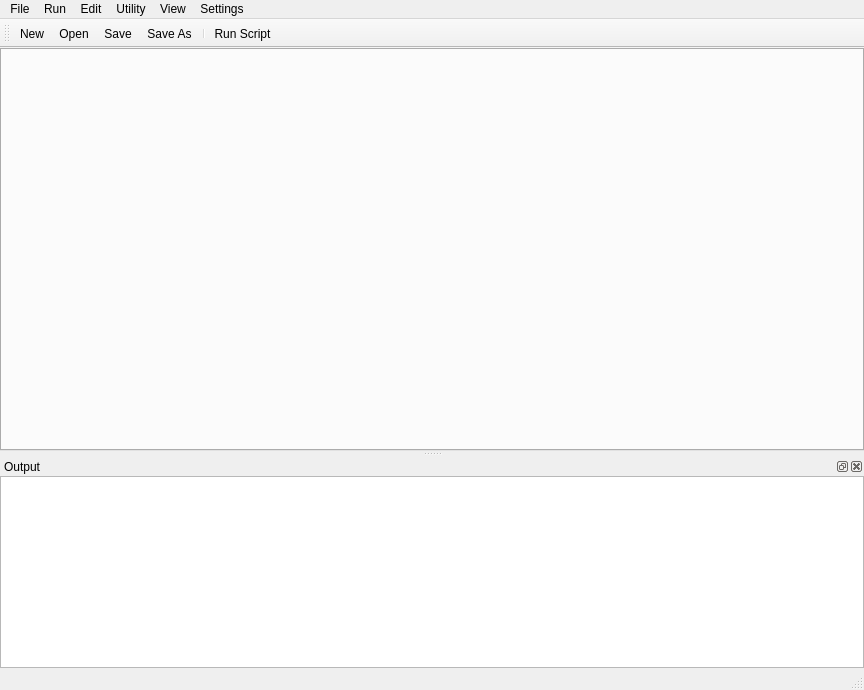
<?xml version="1.0" encoding="UTF-8"?>
<ui version="4.0">
 <class>MainWindow</class>
 <widget class="QMainWindow" name="MainWindow">
  <property name="geometry">
   <rect>
    <x>0</x>
    <y>0</y>
    <width>864</width>
    <height>690</height>
   </rect>
  </property>
  <property name="acceptDrops">
   <bool>true</bool>
  </property>
  <property name="windowTitle">
   <string>X4 Customizer</string>
  </property>
  <widget class="QWidget" name="centralwidget">
   <layout class="QGridLayout" name="gridLayout_3">
    <property name="leftMargin">
     <number>0</number>
    </property>
    <property name="topMargin">
     <number>0</number>
    </property>
    <property name="rightMargin">
     <number>0</number>
    </property>
    <property name="bottomMargin">
     <number>0</number>
    </property>
    <item row="0" column="0">
     <widget class="QTabWidget" name="widget_tab_container">
      <property name="sizePolicy">
       <sizepolicy hsizetype="Expanding" vsizetype="Expanding">
        <horstretch>0</horstretch>
        <verstretch>0</verstretch>
       </sizepolicy>
      </property>
      <property name="autoFillBackground">
       <bool>true</bool>
      </property>
      <property name="tabShape">
       <enum>QTabWidget::Rounded</enum>
      </property>
      <property name="currentIndex">
       <number>-1</number>
      </property>
     </widget>
    </item>
   </layout>
  </widget>
  <widget class="QMenuBar" name="menubar">
   <property name="geometry">
    <rect>
     <x>0</x>
     <y>0</y>
     <width>864</width>
     <height>21</height>
    </rect>
   </property>
   <widget class="QMenu" name="menuFile">
    <property name="title">
     <string>File</string>
    </property>
    <addaction name="action_New"/>
    <addaction name="action_Open"/>
    <addaction name="separator"/>
    <addaction name="action_Save"/>
    <addaction name="action_Save_As"/>
    <addaction name="separator"/>
    <addaction name="action_Quit"/>
   </widget>
   <widget class="QMenu" name="menuRun">
    <property name="title">
     <string>Run</string>
    </property>
    <addaction name="action_Run_Script"/>
   </widget>
   <widget class="QMenu" name="menuSettings">
    <property name="title">
     <string>Settings</string>
    </property>
    <widget class="QMenu" name="menuStyle">
     <property name="title">
      <string>Style</string>
     </property>
    </widget>
    <addaction name="action_Change_Font"/>
    <addaction name="menuStyle"/>
   </widget>
   <widget class="QMenu" name="menuView">
    <property name="title">
     <string>View</string>
    </property>
    <addaction name="action_View_Settings"/>
    <addaction name="action_View_Script"/>
    <addaction name="action_View_Output"/>
   </widget>
   <widget class="QMenu" name="menuEdit">
    <property name="title">
     <string>Edit</string>
    </property>
   </widget>
   <widget class="QMenu" name="menuUtilities">
    <property name="title">
     <string>Utility</string>
    </property>
    <addaction name="action_Extensions"/>
    <addaction name="action_VFS"/>
   </widget>
   <addaction name="menuFile"/>
   <addaction name="menuRun"/>
   <addaction name="menuEdit"/>
   <addaction name="menuUtilities"/>
   <addaction name="menuView"/>
   <addaction name="menuSettings"/>
  </widget>
  <widget class="QStatusBar" name="statusbar"/>
  <widget class="QToolBar" name="toolBar">
   <property name="windowTitle">
    <string>toolBar</string>
   </property>
   <attribute name="toolBarArea">
    <enum>TopToolBarArea</enum>
   </attribute>
   <attribute name="toolBarBreak">
    <bool>false</bool>
   </attribute>
   <addaction name="action_New"/>
   <addaction name="action_Open"/>
   <addaction name="action_Save"/>
   <addaction name="action_Save_As"/>
   <addaction name="separator"/>
   <addaction name="action_Run_Script"/>
  </widget>
  <widget class="QDockWidget" name="widget_output_dock">
   <property name="enabled">
    <bool>true</bool>
   </property>
   <property name="windowTitle">
    <string>Output</string>
   </property>
   <attribute name="dockWidgetArea">
    <number>8</number>
   </attribute>
   <widget class="QWidget" name="dockWidgetContents">
    <layout class="QHBoxLayout" name="horizontalLayout">
     <property name="leftMargin">
      <number>0</number>
     </property>
     <property name="topMargin">
      <number>0</number>
     </property>
     <property name="rightMargin">
      <number>0</number>
     </property>
     <property name="bottomMargin">
      <number>0</number>
     </property>
     <item>
      <widget class="QPlainTextEdit" name="widget_output">
       <property name="sizePolicy">
        <sizepolicy hsizetype="Expanding" vsizetype="Expanding">
         <horstretch>0</horstretch>
         <verstretch>0</verstretch>
        </sizepolicy>
       </property>
       <property name="maximumSize">
        <size>
         <width>16777215</width>
         <height>16777215</height>
        </size>
       </property>
       <property name="acceptDrops">
        <bool>false</bool>
       </property>
      </widget>
     </item>
    </layout>
   </widget>
  </widget>
  <action name="action_New">
   <property name="text">
    <string>New</string>
   </property>
  </action>
  <action name="action_Open">
   <property name="text">
    <string>Open</string>
   </property>
  </action>
  <action name="action_Save">
   <property name="text">
    <string>Save</string>
   </property>
  </action>
  <action name="action_Save_As">
   <property name="text">
    <string>Save As</string>
   </property>
  </action>
  <action name="actionClose">
   <property name="text">
    <string>Close</string>
   </property>
  </action>
  <action name="action_Quit">
   <property name="text">
    <string>Quit</string>
   </property>
  </action>
  <action name="actionClean">
   <property name="text">
    <string>Clean</string>
   </property>
  </action>
  <action name="action_Run_Script">
   <property name="text">
    <string>Run Script</string>
   </property>
   <property name="toolTip">
    <string>Run the current script</string>
   </property>
  </action>
  <action name="action_Change_Font">
   <property name="text">
    <string>Font</string>
   </property>
  </action>
  <action name="action_View_Output">
   <property name="checkable">
    <bool>false</bool>
   </property>
   <property name="text">
    <string>Output</string>
   </property>
  </action>
  <action name="actionasdf">
   <property name="text">
    <string>asdf</string>
   </property>
  </action>
  <action name="action_View_Script">
   <property name="text">
    <string>Script</string>
   </property>
  </action>
  <action name="action_View_Settings">
   <property name="text">
    <string>Configuration</string>
   </property>
  </action>
  <action name="action_VFS">
   <property name="text">
    <string>Virtual File System</string>
   </property>
  </action>
  <action name="action_Extensions">
   <property name="text">
    <string>Extensions</string>
   </property>
  </action>
 </widget>
 <resources/>
 <connections/>
</ui>
